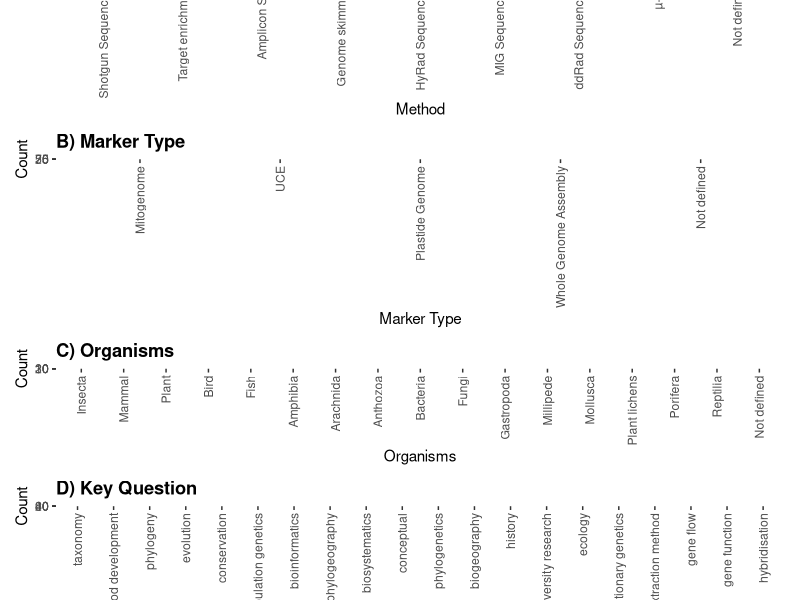
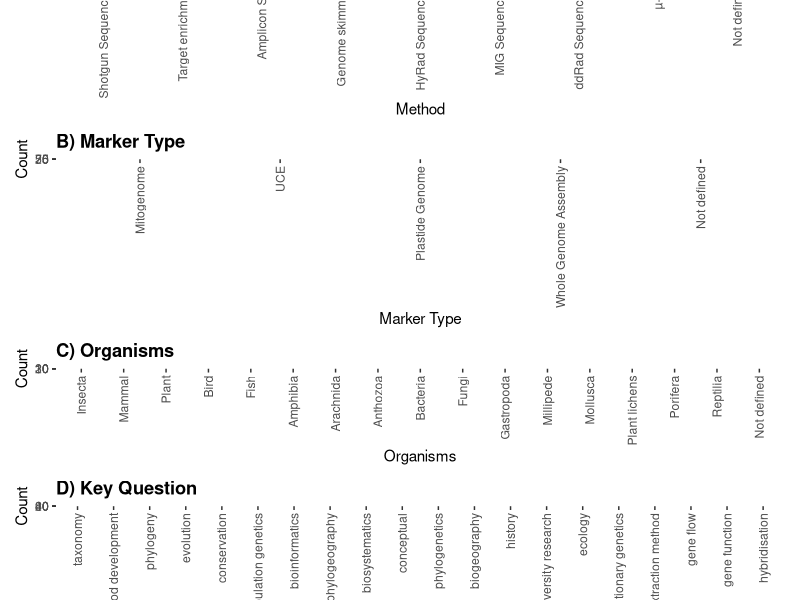

Write the R code that produced these figures, in order.
# Set working directory
setwd("D:/GitHub/WoS_Museomics")

# Load required libraries
library(readxl)
library(dplyr)
library(ggplot2)
library(viridis) # for the color palette
library(stringr)
library(tidyr)
library(igraph)
library(ggrepel) # To prevent label overlap
library(patchwork) # For combining plots

# Read the specific worksheet
omics_data <- read_excel("data/Omic_Analyse.xlsx", sheet = "Paperdaten")

# Create directories for results
dir.create("results")
dir.create("results/figures")

# Basic overview
glimpse(omics_data) # Structure of the data
summary(omics_data) # Summary statistics
head(omics_data) # First few rows

# Prepare Method data
method_data <- omics_data %>%
    mutate(Method = ifelse(is.na(Method) | str_trim(Method) == "", "Not defined", Method)) %>%
    mutate(Method_wrapped = str_wrap(Method, width = 30))

method_levels <- method_data %>%
    count(Method_wrapped) %>%
    arrange(desc(n)) %>%
    pull(Method_wrapped)

# Ensure "Not defined" is last
method_levels <- c(setdiff(method_levels, "Not defined"), "Not defined")
method_data$Method_wrapped <- factor(method_data$Method_wrapped, levels = method_levels)

# Prepare Loci data
loci_data <- omics_data %>%
    mutate(Loci = ifelse(is.na(Loci) | str_trim(Loci) == "", "Not defined", Loci)) %>%
    mutate(Loci_wrapped = str_wrap(Loci, width = 30))

loci_levels <- loci_data %>%
    count(Loci_wrapped) %>%
    arrange(desc(n)) %>%
    pull(Loci_wrapped)

# Ensure "Not defined" is last
loci_levels <- c(setdiff(loci_levels, "Not defined"), "Not defined")
loci_data$Loci_wrapped <- factor(loci_data$Loci_wrapped, levels = loci_levels)

# Prepare Organism-Grouping data (with corrected column name)
organism_grouping_data <- omics_data %>%
    mutate(`Organism-Grouping` = ifelse(is.na(`Organism-Grouping`) | str_trim(`Organism-Grouping`) == "", "Not defined", `Organism-Grouping`)) %>%
    mutate(OG_wrapped = str_wrap(`Organism-Grouping`, width = 30))

organism_grouping_levels <- organism_grouping_data %>%
    count(OG_wrapped) %>%
    arrange(desc(n)) %>%
    pull(OG_wrapped)

# Ensure "Not defined" is last
organism_grouping_levels <- c(setdiff(organism_grouping_levels, "Not defined"), "Not defined")
organism_grouping_data$OG_wrapped <- factor(organism_grouping_data$OG_wrapped, levels = organism_grouping_levels)

get_fill_colors <- function(levels) {
    has_not_defined <- "Not defined" %in% levels
    other_levels <- setdiff(levels, "Not defined")
    viridis_colors <- viridis(length(other_levels), option = "D")

    if (has_not_defined) {
        fill_colors <- setNames(c(viridis_colors, "grey70"), c(other_levels, "Not defined"))
    } else {
        fill_colors <- setNames(viridis_colors, other_levels)
    }

    return(fill_colors)
}

method_fill <- get_fill_colors(method_levels)
loci_fill <- get_fill_colors(loci_levels)
OG_fill <- get_fill_colors(organism_grouping_levels)

# Plot A: Method
p1 <- ggplot(method_data, aes(x = Method_wrapped, fill = Method_wrapped)) +
    geom_bar(show.legend = FALSE) +
    scale_fill_manual(values = method_fill) +
    labs(title = "A) Analysis Method", x = "Method", y = "Count") +
    theme_bw() +
    theme(
        plot.title = element_text(face = "bold", hjust = 0),
        axis.text.x = element_text(angle = 90, vjust = 0.5, hjust = 1)
    )

# Plot B: Loci
p2 <- ggplot(loci_data, aes(x = Loci_wrapped, fill = Loci_wrapped)) +
    geom_bar(show.legend = FALSE) +
    scale_fill_manual(values = loci_fill) +
    labs(title = "B) Marker Type", x = "Marker Type", y = "Count") +
    theme_bw() +
    theme(
        plot.title = element_text(face = "bold", hjust = 0),
        axis.text.x = element_text(angle = 90, vjust = 0.5, hjust = 1)
    )

# Prepare Key Question data (splitting by commas)
key_question_data <- omics_data %>%
    mutate(Key_Question_split = str_split(`Key Question`, ",")) %>%
    unnest(Key_Question_split) %>%
    mutate(Key_Question_split = str_trim(Key_Question_split)) %>%
    filter(Key_Question_split != "") %>%
    count(Key_Question_split) %>%
    arrange(desc(n)) # Sort by count in descending order

# Ensure "Not defined" is last and grey for Key Question
key_question_data$Key_Question_split <- factor(key_question_data$Key_Question_split,
    levels = c(setdiff(unique(key_question_data$Key_Question_split), "Not defined"), "Not defined")
)

# Prepare fill color for Key Question (after splitting)
key_question_fill <- get_fill_colors(key_question_data$Key_Question_split)

# Plot C: Organism Grouping
p3 <- ggplot(organism_grouping_data, aes(x = OG_wrapped, fill = OG_wrapped)) +
    geom_bar(show.legend = FALSE) +
    scale_fill_manual(values = OG_fill) +
    labs(title = "C) Organisms", x = "Organisms", y = "Count") +
    theme_bw() +
    theme(
        plot.title = element_text(face = "bold", hjust = 0),
        axis.text.x = element_text(angle = 90, vjust = 0.5, hjust = 1)
    )


# Plot D: Key Question
p4 <- ggplot(key_question_data, aes(x = Key_Question_split, y = n, fill = Key_Question_split)) +
    geom_col(show.legend = FALSE) + # Use geom_col to ensure correct heights
    scale_fill_manual(values = key_question_fill) +
    labs(title = "D) Key Question", x = "Key Question", y = "Count") +
    theme_bw() +
    theme(
        plot.title = element_text(face = "bold", hjust = 0),
        axis.text.x = element_text(angle = 90, vjust = 0.5, hjust = 1)
    )

# Combine all four plots (Method, Loci, Organism Grouping, Key Question)
combined_plot <- p1 / p2 / p3 / p4 + plot_layout(ncol = 1)

# Save the combined plot
ggsave("results/figures/Method_Loci_Organism_Grouping_Key_Question_Histograms.pdf", combined_plot, width = 12, height = 14, dpi = 300)
ggsave("results/figures/Method_Loci_Organism_Grouping_Key_Question_Histograms.png", combined_plot, width = 12, height = 14, dpi = 300)
